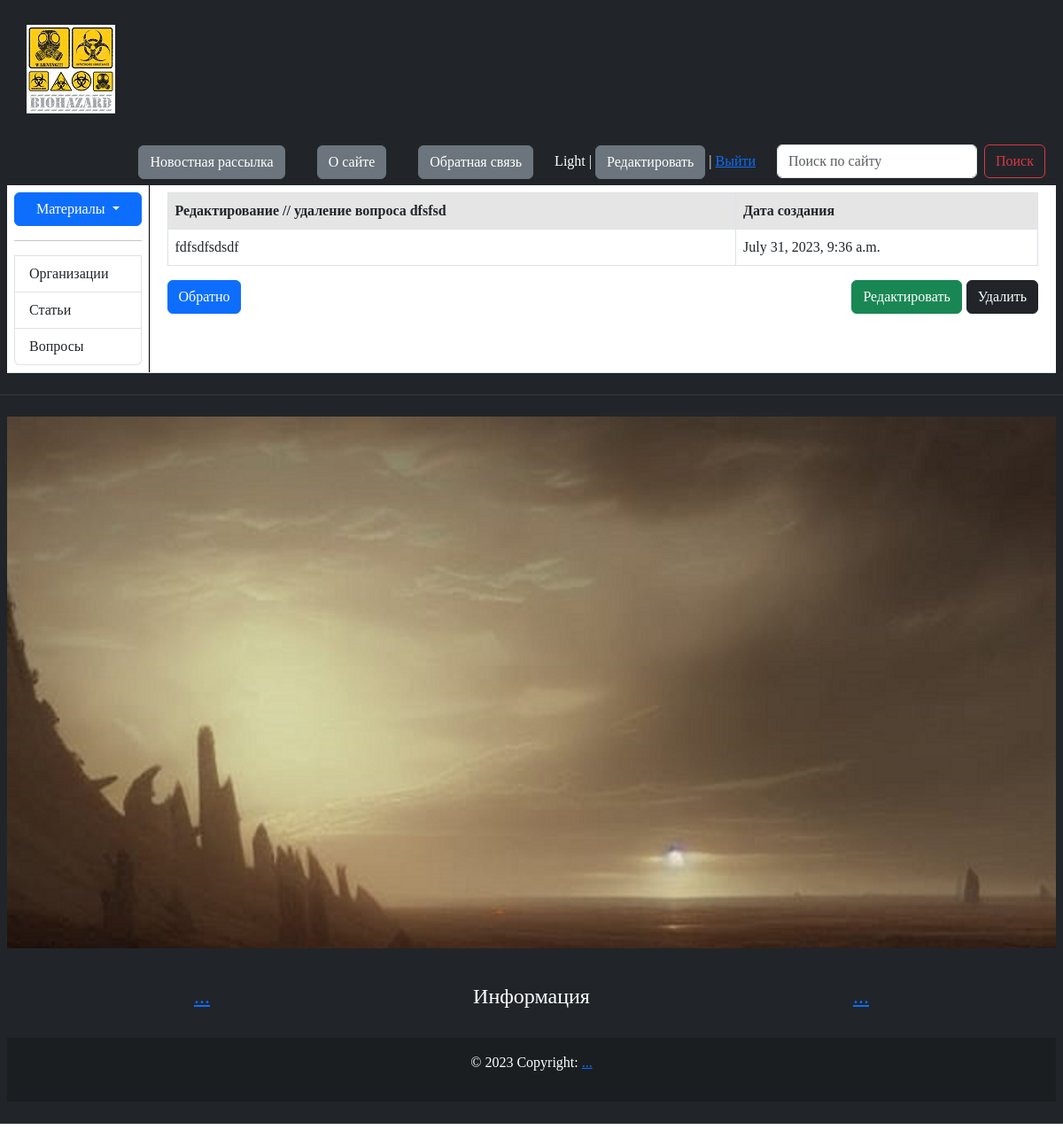
/edit_question/dfsfsd/1/ (signed in), run on the app's committed database.
### users/models.py (models this page shows, shortened)
class CustomUser(AbstractUser):
    status_choose = (
        ("regular", "regular"),
        ("subscriber", "subscriber"),
        ("moderator", "moderator"),
    )
    email = models.EmailField(unique=True)
    status = models.CharField(max_length=50, choices=status_choose, default="regular")
    description = models.TextField("Описание", max_length=600, default="", blank=True)
    class Meta:
        verbose_name = "Пользователь"
        verbose_name_plural = "Пользователи"

### trash_app/models.py (models this page shows, shortened)
class Question(models.Model):
    author = models.ForeignKey(
        CustomUser,
        on_delete=models.CASCADE,
        related_name="users_questions",
        verbose_name="Автор вопроса",
    )
    title = models.CharField(
        max_length=50,
        db_index=True,
        help_text="Не более 50 символов",
        verbose_name="Заголовок",
    )
    content = models.TextField("Содержание вопроса")
    date_created = models.DateTimeField(auto_now_add=True, verbose_name="Дата создания")
    date_updated = models.DateTimeField(auto_now=True, verbose_name="Дата обновления")
    slug = models.SlugField(
        max_length=50, unique=True, db_index=True, verbose_name="URL"
    )
    likes = models.ManyToManyField(
        CustomUser, related_name="question_likes", blank=True
    )
    class Meta:
        verbose_name = "Вопрос"
        verbose_name_plural = "Вопросы"
        ordering = ["-date_created"]

### trash_app/views.py (the view)
def edit_question(request, question_slug, pk):
    question = Question.objects.get(slug=question_slug)
    success_message_of_update = False
    form_for_editing = QuestionForm(request.POST, instance=question)
    if form_for_editing.is_valid():
        form_for_editing.save()
        success_message_of_update = True
    context = {
        "menu": ContextDataMenu,
        "title": "Редактирование вопроса",
        "question": question,
        "form": QuestionForm(instance=question),
        "success_message_of_update": success_message_of_update,
    }
    return render(request, "trash_app/edit_question.html", context=context)

### trash_app/forms.py (shortened to what this page needs)
class QuestionForm(forms.ModelForm):
    class Meta:
        model = Question
        fields = ["title", "content"]
    def __init__(self, *args, **kwargs):  # - переопределяем главный метод-конструктор;
        super().__init__(
            *args, **kwargs
        )  # - воздействуем на <QuestionForm> или на <ModelForm>? и переопределяем метод <__init__>;
        for field in self.fields:
            self.fields[field].widget.attrs["class"] = "form-control"

### trash_app/templates/trash_app/edit_question.html (shortened to what this page needs)
{% extends 'trash_app/base.html' %}
{% block content %}
{% if user.is_authenticated %}
<table class="table table-bordered">
	<thead>
		<tr class="table-active">
			<th scope="col">Редактирование // удаление вопроса {{ question.title }}</th>
			<th scope="col">Дата создания</th>
		</tr>
	</thead>
	<tbody>
		<tr>
			<td>{{ question.content }}</td>
			<td>{{ question.date_created }}</td>
		</tr>
	</tbody>
</table>
<button type="button" class="btn btn-dark" data-bs-toggle="modal" data-bs-target="#deleteQuestion"
	style="float: right;">
	Удалить
</button>
<button type="button" class="btn btn-success" data-bs-toggle="modal" data-bs-target="#editQuestion"
	style="float: right; position: relative; right: 5px;">
	Редактировать
</button>
<div class="left-button">
	<a class="btn btn-primary" href="{% url 'show_questions' %}" role="button">Обратно</a>
</div>
{% else %}
<center><h3>Здесь вам нельзя находиться.</h3></center>
{% endif %}
{% endblock %}

### trash_app/templates/trash_app/base.html (shortened to what this page needs)
{% load static %}
{% load trash_app_tags %}
<!DOCTYPE html>
<html>
<head>
    <link href="{% static 'trash_app/css/bootstrap.css' %}" rel="stylesheet" />
    <link rel="stylesheet" href="https://unpkg.com/leaflet@1.9.4/dist/leaflet.css"
 />
</head>
<body>
    <table class="table table-dark" border=0 cellpadding="0" cellspacing="0">
        <tr>
            <td valign=top>
                <div class="container-header-menu-1">
                    <ul class="list-inline">
                        <li class="list-inline-item-logo">
                            <a href="{% url 'from_start' %}">
                                <div class="logo"></div>
                            </a>
                        </li>
                        <div class="container-header-menu-2">
                            {% if request.user.is_superuser %}
                            <li class="list-inline-item">
                                <div class="container-fluid">
                                    <a class="btn btn-secondary" href="{% url 'newsletter' %}">Новостная рассылка</a>
                                </div>
                            </li>
                            {% endif %}
                            {% for element in menu.header_menu %}
                            <li class="list-inline-item">
                                <div class="container-fluid">
                                    <a class="btn btn-secondary" href="{% url element.url_name %}">{{ element.title }}</a>
                                </div>
                            </li>
                            {% endfor %}
                            {% if request.user.is_authenticated %}
                            <li class="list-inline-item">
                                {{ user.username }} | <a class="btn btn-secondary"
                                    href="{% url 'profile' user.username %}">Редактировать</a> | <a
                                    href="{% url 'logout' %}">Выйти</a>
                            </li>
                            {% else %}
                            <li class="list-inline-item">
                                <a class="btn btn-secondary" href="{% url 'register' %}">Регистрация</a> | <a
                                    href="{% url 'login' %}?next={{ request.path }}">Войти</a>
                            </li>
                            {% endif %}
                            <li class="list-inline-item">
                                <nav class="navbar bg-body-dark">
                                    <div class="container-fluid">
                                        <form class="d-flex" role="search" method="post"
                                            action="{% url 'search_field_result' %}">
                                            <input class="form-control me-2" type="search" placeholder="Поиск по сайту"
                                                aria-label="Поиск" name="searching">
                                            <button class="btn btn-outline-danger" type="submit">Поиск</button>
                                        </form>
                                    </div>
                                </nav>
                            </li>
                        </div>
                    </ul>
                </div>
                <table class="table table-hover" border=0 cellpadding="0" cellspacing="0">
                    <tr>
                        <td valign="top" class="left-chapters">
                            <div class="list-group">
                                <div class="btn-group">
                                    <button type="button" class="btn btn-primary dropdown-toggle" data-bs-toggle="dropdown"
                                        aria-expanded="false">Материалы
                                    </button>
                                </div>
                                <hr>
                                {% for element in menu.sidebar_menu %}
                                {% url element.url_name as url %}
                                <a class="list-group-item list-group-item-action {% if url == request.path %} active {% endif %}"
                                    aria-current="true" href="{{ url }}">{{ element.title }}</a></li>
                                {% endfor %}
                            </div>
                        </td>
                        <td valign="top" class="content">
                            <div class="container-fluid">
                                {% block content %}
                                {% endblock %}
                            </div>
                        </td>
                    </tr>
                </table>
            </td>
        </tr>
        <tr>
            <td valign=top>
                <div id="footer">
                    <p>
                    <div class="background-image"></div>
                    </p>
                    <p>{% include 'includes/footer.html' %}</p>
                </div>
            </td>
        </tr>
    </table>
</body>
</html>

### data on the page
CustomUser: username "Light"
Question: title "dfsfsd", content "fdfsdfsdsdf", date_created "July 31, 2023, 9:36 a.m."

### other printed values
{{ element.title }} "О сайте" "Обратная связь"
{{ element.title }} "Организации" "Статьи" "Вопросы"
